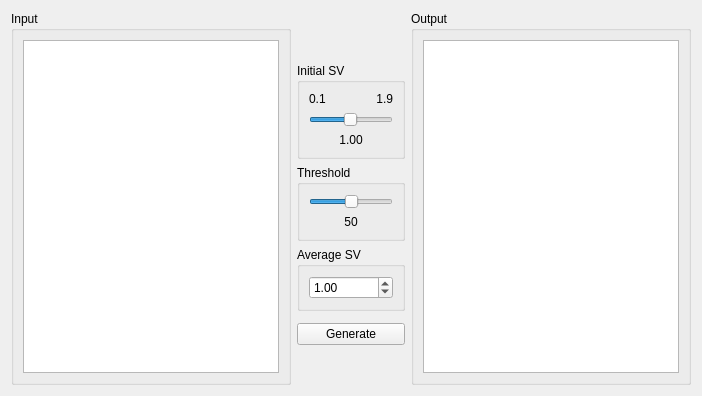
          <widget class="QWidget" name="basicStackedWidgetPage1">
           <layout class="QGridLayout" name="gridLayout_31">
            <item row="6" column="1">
             <widget class="QPushButton" name="stutter_generateButton">
              <property name="text">
               <string>Generate</string>
              </property>
             </widget>
            </item>
            <item row="3" column="1">
             <widget class="QGroupBox" name="stutter_thresholdGroup">
              <property name="sizePolicy">
               <sizepolicy hsizetype="Preferred" vsizetype="Maximum">
                <horstretch>0</horstretch>
                <verstretch>0</verstretch>
               </sizepolicy>
              </property>
              <property name="title">
               <string>Threshold</string>
              </property>
              <layout class="QGridLayout" name="gridLayout_28">
               <item row="0" column="0">
                <widget class="QSlider" name="stutter_thresholdSlider">
                 <property name="maximum">
                  <number>100</number>
                 </property>
                 <property name="value">
                  <number>50</number>
                 </property>
                 <property name="orientation">
                  <enum>Qt::Horizontal</enum>
                 </property>
                </widget>
               </item>
               <item row="1" column="0">
                <widget class="QLabel" name="stutter_thresholdLabel">
                 <property name="text">
                  <string>50</string>
                 </property>
                 <property name="alignment">
                  <set>Qt::AlignCenter</set>
                 </property>
                </widget>
               </item>
              </layout>
             </widget>
            </item>
            <item row="4" column="1">
             <widget class="QGroupBox" name="stutter_averageSVGroup">
              <property name="sizePolicy">
               <sizepolicy hsizetype="Minimum" vsizetype="Preferred">
                <horstretch>0</horstretch>
                <verstretch>0</verstretch>
               </sizepolicy>
              </property>
              <property name="title">
               <string>Average SV</string>
              </property>
              <layout class="QGridLayout" name="gridLayout_29">
               <item row="0" column="0">
                <widget class="QDoubleSpinBox" name="stutter_averageSVSpinBox">
                 <property name="minimum">
                  <double>0.100000000000000</double>
                 </property>
                 <property name="maximum">
                  <double>10.000000000000000</double>
                 </property>
                 <property name="singleStep">
                  <double>0.100000000000000</double>
                 </property>
                 <property name="value">
                  <double>1.000000000000000</double>
                 </property>
                </widget>
               </item>
              </layout>
             </widget>
            </item>
            <item row="7" column="1">
             <spacer name="verticalSpacer_3">
              <property name="orientation">
               <enum>Qt::Vertical</enum>
              </property>
              <property name="sizeHint" stdset="0">
               <size>
                <width>20</width>
                <height>40</height>
               </size>
              </property>
             </spacer>
            </item>
            <item row="0" column="0" rowspan="8">
             <widget class="QGroupBox" name="stutter_inputGroup">
              <property name="title">
               <string>Input</string>
              </property>
              <layout class="QGridLayout" name="gridLayout_2">
               <item row="0" column="0">
                <widget class="QPlainTextEdit" name="stutter_inputBox"/>
               </item>
              </layout>
             </widget>
            </item>
            <item row="0" column="2" rowspan="8">
             <widget class="QGroupBox" name="stutter_outputGroup">
              <property name="title">
               <string>Output</string>
              </property>
              <layout class="QGridLayout" name="gridLayout_30">
               <item row="0" column="0">
                <widget class="QTextBrowser" name="stutter_outputBox"/>
               </item>
              </layout>
             </widget>
            </item>
            <item row="0" column="1">
             <spacer name="verticalSpacer_4">
              <property name="orientation">
               <enum>Qt::Vertical</enum>
              </property>
              <property name="sizeHint" stdset="0">
               <size>
                <width>20</width>
                <height>40</height>
               </size>
              </property>
             </spacer>
            </item>
            <item row="2" column="1">
             <widget class="QGroupBox" name="stutter_initSVGroup">
              <property name="sizePolicy">
               <sizepolicy hsizetype="Preferred" vsizetype="Maximum">
                <horstretch>0</horstretch>
                <verstretch>0</verstretch>
               </sizepolicy>
              </property>
              <property name="title">
               <string>Initial SV</string>
              </property>
              <layout class="QGridLayout" name="gridLayout_27">
               <item row="1" column="0">
                <widget class="QLabel" name="stutter_minSVLabel">
                 <property name="sizePolicy">
                  <sizepolicy hsizetype="MinimumExpanding" vsizetype="Maximum">
                   <horstretch>0</horstretch>
                   <verstretch>0</verstretch>
                  </sizepolicy>
                 </property>
                 <property name="layoutDirection">
                  <enum>Qt::LeftToRight</enum>
                 </property>
                 <property name="text">
                  <string>0.1</string>
                 </property>
                 <property name="alignment">
                  <set>Qt::AlignLeading|Qt::AlignLeft|Qt::AlignVCenter</set>
                 </property>
                </widget>
               </item>
               <item row="1" column="1">
                <widget class="QLabel" name="stutter_maxSVLabel">
                 <property name="sizePolicy">
                  <sizepolicy hsizetype="MinimumExpanding" vsizetype="Preferred">
                   <horstretch>0</horstretch>
                   <verstretch>0</verstretch>
                  </sizepolicy>
                 </property>
                 <property name="text">
                  <string>1.9</string>
                 </property>
                 <property name="alignment">
                  <set>Qt::AlignRight|Qt::AlignTrailing|Qt::AlignVCenter</set>
                 </property>
                </widget>
               </item>
               <item row="2" column="0" colspan="2">
                <widget class="QSlider" name="stutter_initSVSlider">
                 <property name="sizePolicy">
                  <sizepolicy hsizetype="MinimumExpanding" vsizetype="Fixed">
                   <horstretch>0</horstretch>
                   <verstretch>0</verstretch>
                  </sizepolicy>
                 </property>
                 <property name="minimum">
                  <number>1</number>
                 </property>
                 <property name="maximum">
                  <number>200</number>
                 </property>
                 <property name="pageStep">
                  <number>1</number>
                 </property>
                 <property name="value">
                  <number>100</number>
                 </property>
                 <property name="orientation">
                  <enum>Qt::Horizontal</enum>
                 </property>
                </widget>
               </item>
               <item row="3" column="0" colspan="2">
                <widget class="QLabel" name="stutter_initSVLabel">
                 <property name="sizePolicy">
                  <sizepolicy hsizetype="Preferred" vsizetype="Preferred">
                   <horstretch>0</horstretch>
                   <verstretch>0</verstretch>
                  </sizepolicy>
                 </property>
                 <property name="text">
                  <string>1.00</string>
                 </property>
                 <property name="alignment">
                  <set>Qt::AlignCenter</set>
                 </property>
                </widget>
               </item>
              </layout>
             </widget>
            </item>
           </layout>
          </widget>
